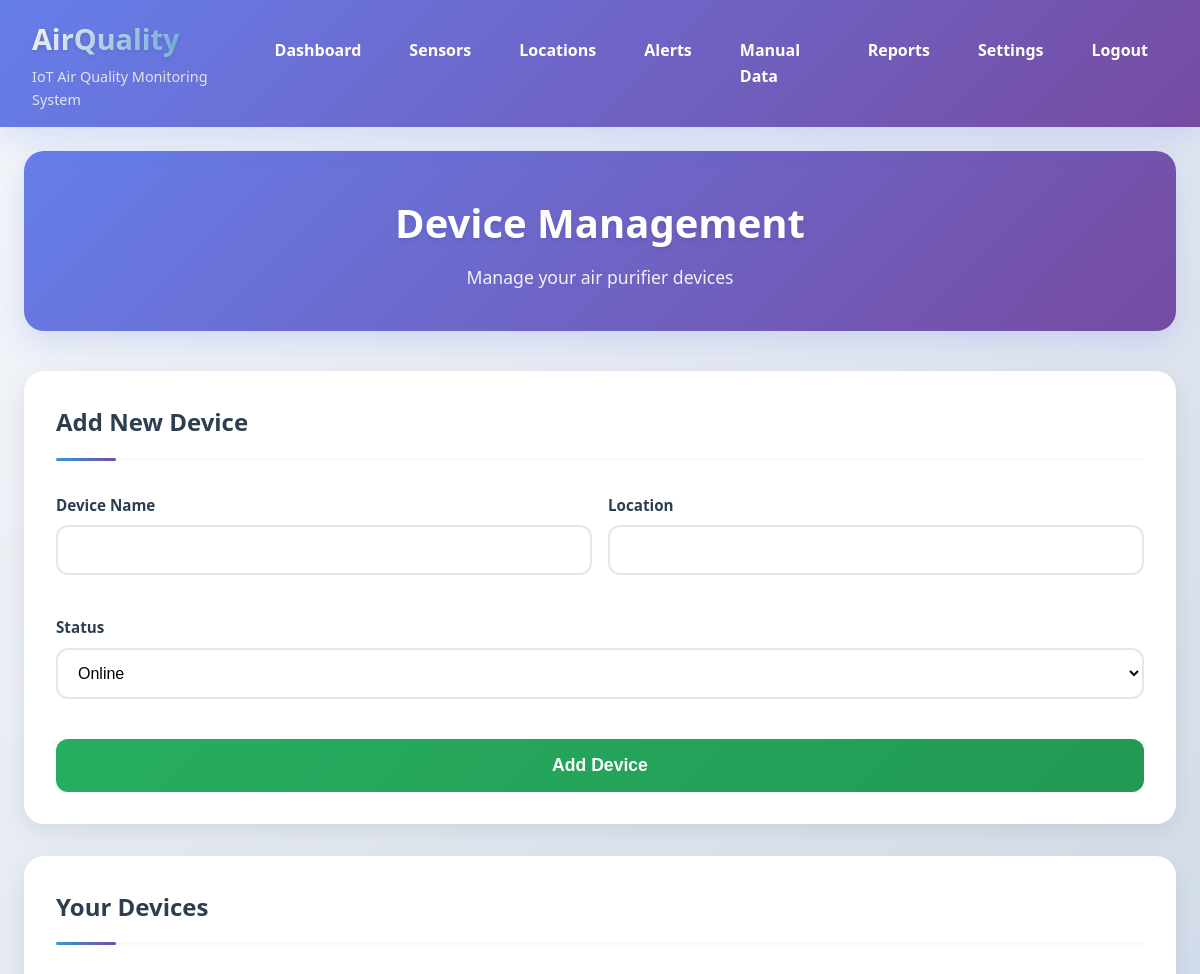
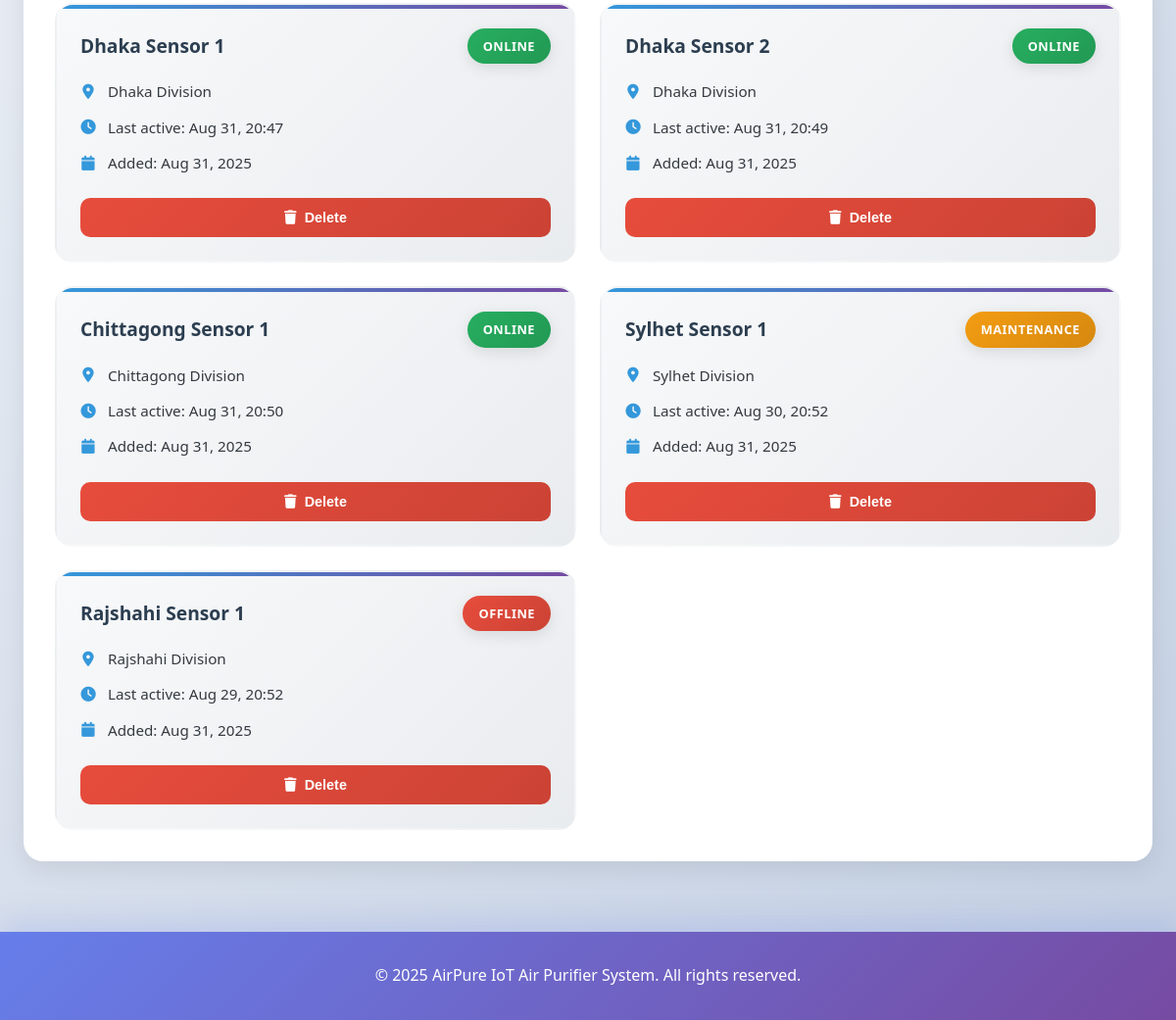
The app's page /devices.php (signed in) with its own data (2 pictures, top to bottom).
### tables this page shows
CREATE TABLE IF NOT EXISTS `devices` (
    `id` int(11) NOT NULL AUTO_INCREMENT,
    `device_id` varchar(50) NOT NULL UNIQUE,
    `name` varchar(100) NOT NULL,
    `location_id` int(11),
    `location` varchar(100),  
    `status` enum('online', 'offline', 'maintenance') DEFAULT 'offline',
    `device_type` enum('sensor', 'purifier', 'monitor') DEFAULT 'sensor',
    `model` varchar(100),
    `manufacturer` varchar(100),
    `firmware_version` varchar(50),
    `last_active` timestamp NULL,
    `is_active` boolean DEFAULT true,
    `created_at` timestamp DEFAULT CURRENT_TIMESTAMP,
    `updated_at` timestamp DEFAULT CURRENT_TIMESTAMP ON UPDATE CURRENT_TIMESTAMP,
    PRIMARY KEY (`id`),
    INDEX `idx_device_id` (`device_id`),
    INDEX `idx_name` (`name`),
    INDEX `idx_location_id` (`location_id`),
    INDEX `idx_status` (`status`),
    INDEX `idx_device_type` (`device_type`),
    FOREIGN KEY (`location_id`) REFERENCES `locations`(`id`) ON DELETE SET NULL
);

### devices.php (the view, shortened to what this page needs)
<?php
require_once 'includes/header.php';
require_once 'config/database.php';
$stmt = $pdo->query("SELECT * FROM devices ORDER BY created_at DESC");
$devices = $stmt->fetchAll();
?>
<div class="devices-header">
    <h1>Device Management</h1>
    <p>Manage your air purifier devices</p>
</div>
<div class="devices-content">
    <div class="add-device-form">
        <h2>Add New Device</h2>
        <form method="POST">
            <div class="form-row">
                <div class="form-group">
                    <label for="name">Device Name</label>
                    <input type="text" id="name" name="name" required>
                </div>
                <div class="form-group">
                    <label for="location">Location</label>
                    <input type="text" id="location" name="location" required>
                </div>
            </div>
            <div class="form-group">
                <label for="status">Status</label>
                <select id="status" name="status" required>
                    <option value="online">Online</option>
                </select>
            </div>
            <button type="submit" name="add_device">Add Device</button>
        </form>
    </div>
    <div class="devices-list">
        <h2>Your Devices</h2>
        <div class="devices-grid">
            <?php foreach ($devices as $device): ?>
            <div class="device-card">
                <div class="device-header">
                    <h3><?= htmlspecialchars($device['name']) ?></h3>
                    <span class="status-badge <?= $device['status'] ?>">
                        <?= ucfirst($device['status']) ?>
                    </span>
                </div>
                <div class="device-info">
                    <p><i class="fas fa-map-marker-alt"></i> <?= htmlspecialchars($device['location']) ?></p>
                    <p><i class="fas fa-clock"></i> Last active: <?= $device['last_active'] ? date('M j, H:i', strtotime($device['last_active'])) : 'N/A' ?></p>
                    <p><i class="fas fa-calendar"></i> Added: <?= date('M j, Y', strtotime($device['created_at'])) ?></p>
                </div>
                <div class="device-actions">
                    <form method="POST" class="delete-form">
                        <button type="submit" name="delete_device" class="btn-danger" onclick="return confirm('Are you sure you want to delete this device?')">
                            <i class="fas fa-trash"></i> Delete
                        </button>
                    </form>
                </div>
            </div>
            <?php endforeach; ?>
        </div>
    </div>
</div>
<?php require_once 'includes/footer.php'; ?>

### css/style.css (style rules this page uses)
* { margin: 0; padding: 0; box-sizing: border-box; }
:root { --primary: #2c3e50; --secondary: #3498db; --accent: #e74c3c; --light: #ecf0f1; --dark: #2c3e50; --success: #27ae60; --warning: #f39c12; --danger: #e74c3c; --gray-light: #f8f9fa; --gray: #6c757d; --gray-dark: #343a40; --font-main: 'Segoe UI', Tahoma, Geneva, Verdana, sans-serif; --shadow: 0 4px 6px rgba(0, 0, 0, 0.1); --transition: all 0.3s ease; --gradient-primary: linear-gradient(135deg, #667eea 0%, #764ba2 100%); --gradient-secondary: linear-gradient(135deg, #3498db 0%, #2980b9 100%); --gradient-success: linear-gradient(135deg, #27ae60 0%, #229954 100%); --gradient-warning: linear-gradient(135deg, #f39c12 0%, #d68910 100%); --gradient-danger: linear-gradient(135deg, #e74c3c 0%, #cb4335 100%); }
body { font-family: var(--font-main); line-height: 1.6; color: var(--dark); background: linear-gradient(135deg, #f5f7fa 0%, #c3cfe2 100%); min-height: 100vh; }
.form-row { display: grid; grid-template-columns: 1fr 1fr; gap: 1rem; margin-bottom: 1rem; }
.form-group { margin-bottom: 1.5rem; }
.form-group label { display: block; margin-bottom: 0.5rem; font-weight: 600; color: var(--dark); font-size: 0.95rem; }
.btn-danger { background: var(--gradient-danger); }
.status-badge { padding: 0.5rem 1rem; border-radius: 50px; font-size: 0.8rem; font-weight: 600; display: inline-block; text-transform: uppercase; letter-spacing: 0.5px; box-shadow: 0 4px 15px rgba(0, 0, 0, 0.1); }
.status-badge.online { background: var(--gradient-success); color: white; }
.status-badge.offline { background: var(--gradient-danger); color: white; }
.status-badge.maintenance { background: var(--gradient-warning); color: white; }

### records on screen
devices: name "Dhaka Sensor 1", status "ONLINE", location "Dhaka Division", last_active "Aug 31, 20:47", created_at "Aug 31, 2025"
devices: name "Dhaka Sensor 2", status "ONLINE", location "Dhaka Division", last_active "Aug 31, 20:49", created_at "Aug 31, 2025"
devices: name "Chittagong Sensor 1", status "ONLINE", location "Chittagong Division", last_active "Aug 31, 20:50", created_at "Aug 31, 2025"
devices: name "Sylhet Sensor 1", status "MAINTENANCE", location "Sylhet Division", last_active "Aug 30, 20:52", created_at "Aug 31, 2025"
devices: name "Rajshahi Sensor 1", status "OFFLINE", location "Rajshahi Division", last_active "Aug 29, 20:52", created_at "Aug 31, 2025"

### other values on screen
$name "Dashboard"
$name "Sensors"
$name "Locations"
$name "Alerts"
$name "Manual Data"
$name "Reports"
$name "Settings"
